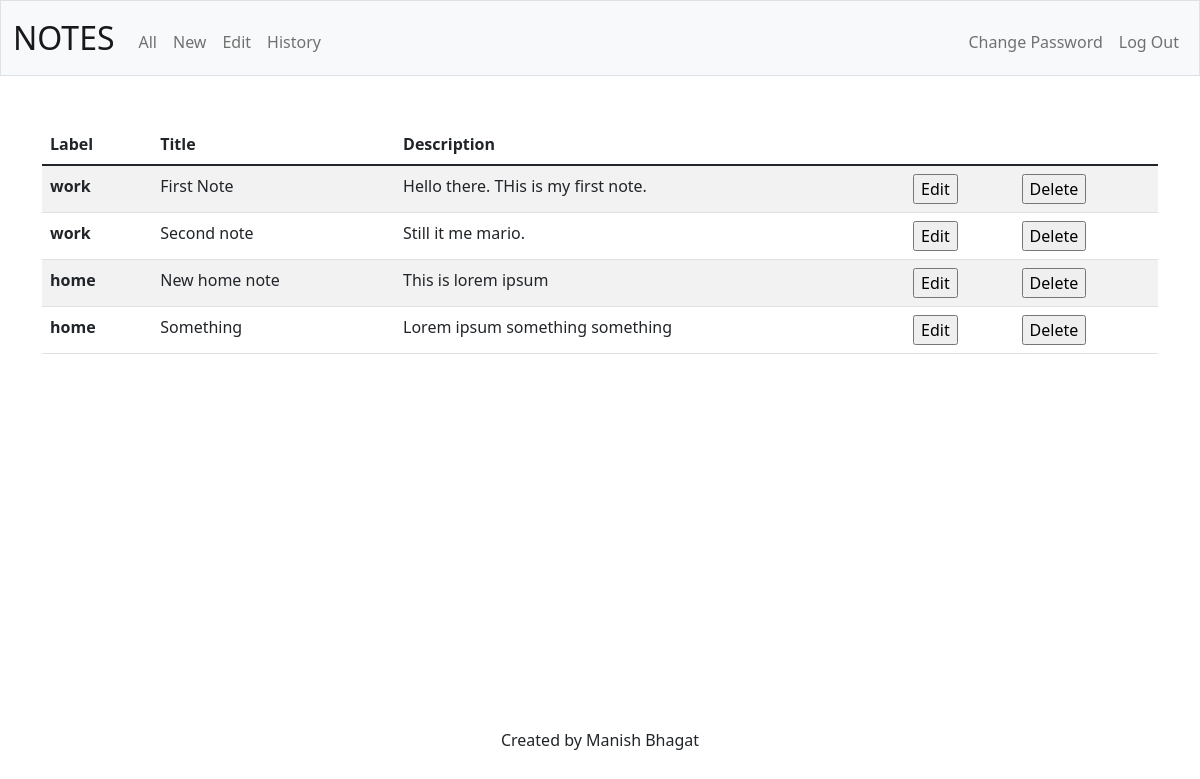
/all (signed in), run on an earlier commit of the app's database.
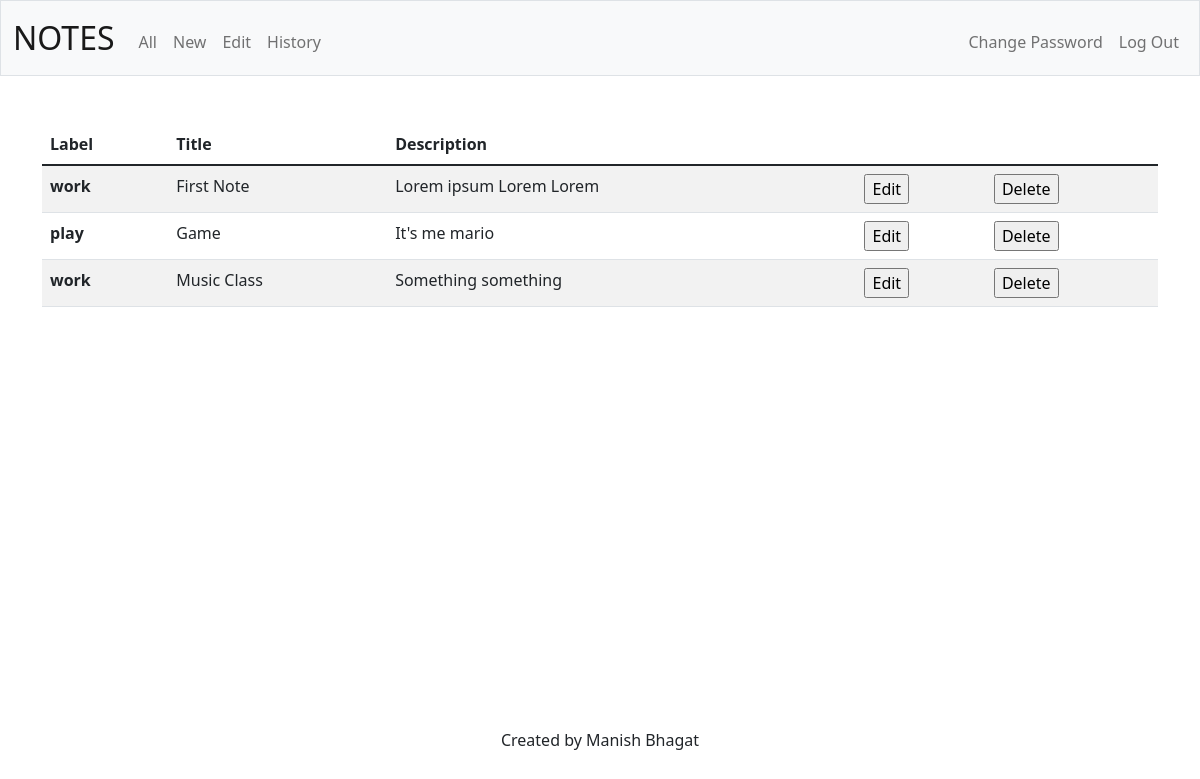
And on a later commit of the database.
### tables this page shows
CREATE TABLE notes(
note_id INTEGER PRIMARY KEY AUTOINCREMENT,
user_id INTEGER NOT NULL,
title TEXT NOT NULL,
description TEXT NOT NULL,
label TEXT);

### app.py (the view)
@app.route("/all")
@login_required
def index():
    user_id = session["user_id"]
    rows = db.execute("SELECT label, title, description FROM notes WHERE user_id = ?", user_id)
    return render_template("all.html", rows=rows)

### app.py (called while the page is built)
@app.after_request
def after_request(response):
    response.headers["Cache-Control"] = "no-cache, no-store, must-revalidate"
    response.headers["Expires"] = 0
    response.headers["Pragma"] = "no-cache"
    return response

### helpers.py (called while the page is built)
def login_required(f):
    @wraps(f)
    def decorated_function(*args, **kwargs):
        if session.get("user_id") is None:
            return redirect("/login")
        return f(*args, **kwargs)
    return decorated_function

### templates/all.html (shortened to what this page needs)
{% extends "layout.html" %}
{% block main %}
<table class="table table-striped table-hover">
  <thead>
    <tr>
      <th scope="col">Label</th>
      <th scope="col">Title</th>
      <th scope="col">Description</th>
    </tr>
  </thead>
  <tbody>
      {% for i in rows %}
        <tr>
          <th scope="row">{{ i["label"] }}</th>
          <td>{{ i["title"] }}</td>
          <td>{{ i["description"] }}</td>
          <td>
            <form action="/edit" method="get">
              <input type="submit" value="Edit">
            </form>
          </td>
          <td>
            <form action="/delete" method="post">
              <input type="submit" value="Delete">
            </form>
          </td>
        </tr>
      {% endfor %}
  </tbody>
</table>
{% endblock %}

### templates/layout.html (shortened to what this page needs)
<!DOCTYPE html>
<html lang="en">
    <head>
        <link href="https://cdn.jsdelivr.net/npm/bootstrap@5.1.3/dist/css/bootstrap.min.css" rel="stylesheet">
        <link rel="stylesheet" href="/static/styles.css">
    </head>
    <body>
            <nav class="bg-light border navbar navbar-expand-md navbar-light">
                <div class="container-fluid">
                    <a class="navbar-brand" href="/"><span>NOTES</span></a>
                    <div class="collapse navbar-collapse" id="navbar">
                        {% if session["user_id"] %}
                            <ul class="navbar-nav me-auto mt-2">
                                <li class="nav-item"><a class="nav-link" href="/all">All</a></li>
                                <li class="nav-item"><a class="nav-link" href="/new">New</a></li>
                                <li class="nav-item"><a class="nav-link" href="/edit">Edit</a></li>
                                <li class="nav-item"><a class="nav-link" href="/history">History</a></li>
                            </ul>
                            <ul class="navbar-nav ms-auto mt-2">
                                <li class="nav-item"><a class="nav-link" href="/password">Change Password</a></li>
                                <li class="nav-item"><a class="nav-link" href="/logout">Log Out</a></li>
                            </ul>
                        {% else %}
                            <ul class="navbar-nav ms-auto mt-2">
                                <li class="nav-item"><a class="nav-link" href="/register">Register</a></li>
                                <li class="nav-item"><a class="nav-link" href="/login">Log In</a></li>
                            </ul>
                        {% endif %}
                    </div>
                </div>
            </nav>
        <main class="container mt-5">
            {% block main %}{% endblock %}
        </main>
        <footer class="fixed-bottom mb-5 text-center">
            Created by Manish Bhagat
        </footer>
    </body>
</html>

### static/styles.css (style rules this page uses)
.container { height: 100%; display: flex; justify-content: center; align-items: center; }
nav .navbar-brand { font-size: xx-large; }

What changed in the data, as far as the page shows it:
removed notes: label "work", title "First Note", description "Hello there. THis is my first note."
removed notes: label "work", title "Second note", description "Still it me mario."
removed notes: label "home", title "New home note", description "This is lorem ipsum"
removed notes: label "home", title "Something", description "Lorem ipsum something something"
added notes: label "work", title "First Note", description "Lorem ipsum Lorem Lorem"
added notes: label "play", title "Game", description "It's me mario"
added notes: label "work", title "Music Class", description "Something something"
